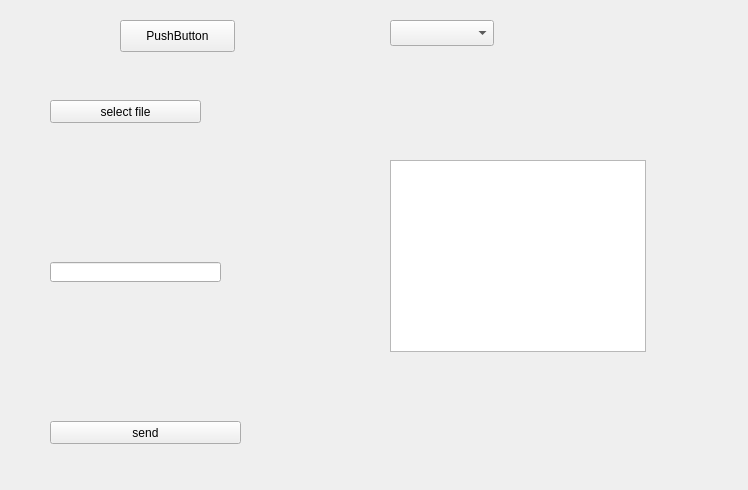
<?xml version="1.0" encoding="UTF-8"?>
<ui version="4.0">
 <class>Widget</class>
 <widget class="QWidget" name="Widget">
  <property name="geometry">
   <rect>
    <x>0</x>
    <y>0</y>
    <width>748</width>
    <height>490</height>
   </rect>
  </property>
  <property name="windowTitle">
   <string>Widget</string>
  </property>
  <widget class="QPushButton" name="pushButton">
   <property name="geometry">
    <rect>
     <x>120</x>
     <y>20</y>
     <width>115</width>
     <height>32</height>
    </rect>
   </property>
   <property name="text">
    <string>PushButton</string>
   </property>
  </widget>
  <widget class="QComboBox" name="comboBox">
   <property name="geometry">
    <rect>
     <x>390</x>
     <y>20</y>
     <width>104</width>
     <height>26</height>
    </rect>
   </property>
  </widget>
  <widget class="QPushButton" name="pushButton_send">
   <property name="geometry">
    <rect>
     <x>50</x>
     <y>421</y>
     <width>191</width>
     <height>23</height>
    </rect>
   </property>
   <property name="text">
    <string>send</string>
   </property>
  </widget>
  <widget class="QLineEdit" name="lineEdit">
   <property name="geometry">
    <rect>
     <x>50</x>
     <y>262</y>
     <width>171</width>
     <height>20</height>
    </rect>
   </property>
   <property name="readOnly">
    <bool>true</bool>
   </property>
  </widget>
  <widget class="QPushButton" name="pushButton_file">
   <property name="geometry">
    <rect>
     <x>50</x>
     <y>100</y>
     <width>151</width>
     <height>23</height>
    </rect>
   </property>
   <property name="text">
    <string>select file</string>
   </property>
  </widget>
  <widget class="QTextBrowser" name="textBrowser">
   <property name="geometry">
    <rect>
     <x>390</x>
     <y>160</y>
     <width>256</width>
     <height>192</height>
    </rect>
   </property>
  </widget>
 </widget>
 <layoutdefault spacing="6" margin="11"/>
 <resources/>
 <connections/>
</ui>
